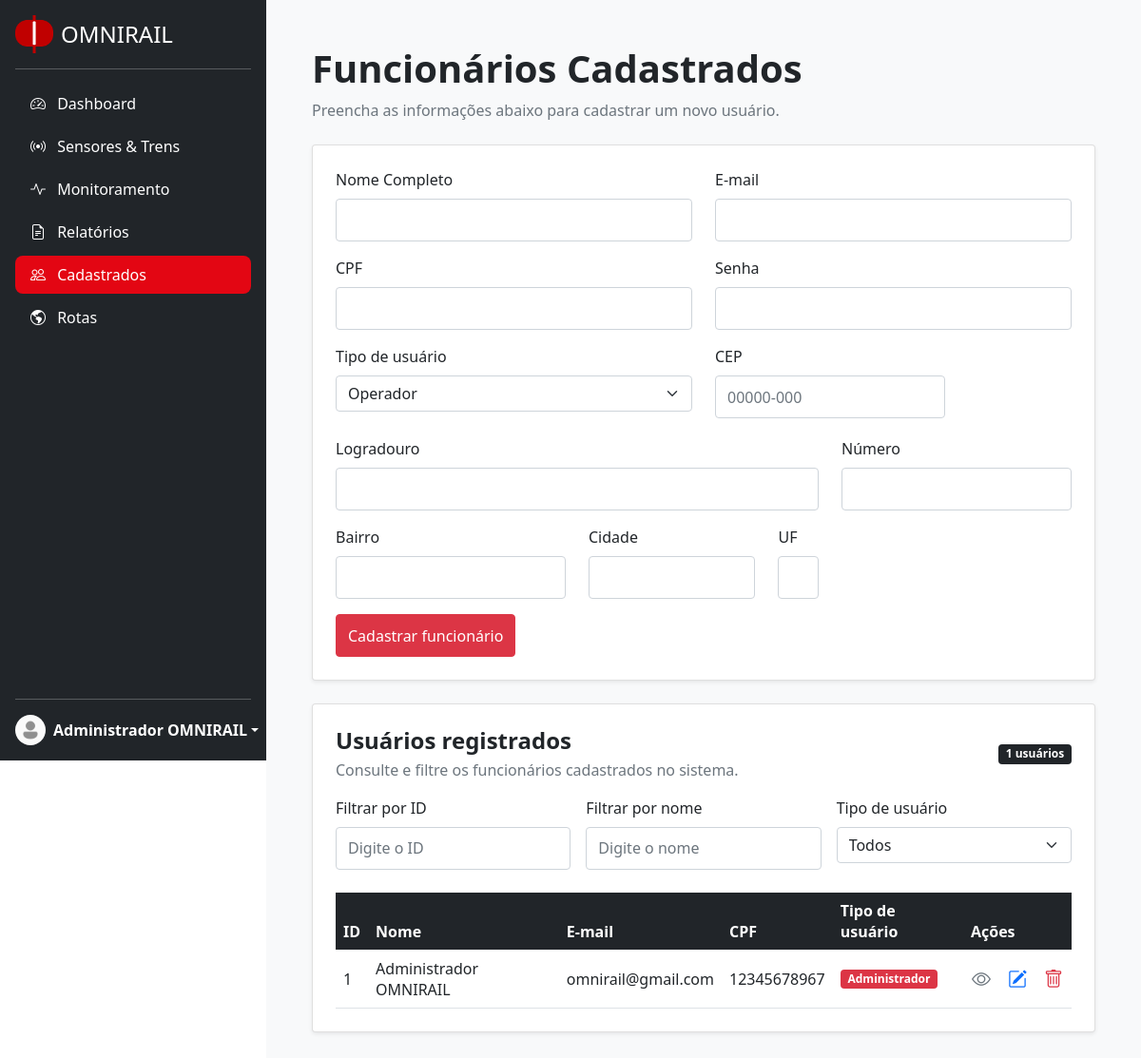
The page /public/cadastro_user.php (signed in) on the database its author committed.
### tables this page shows
CREATE TABLE IF NOT EXISTS funcionario (
    id_funcionario INT NOT NULL AUTO_INCREMENT PRIMARY KEY,
    nome_funcionario VARCHAR(100) NOT NULL,
    cpf_funcionario VARCHAR(11) NOT NULL UNIQUE,
    email_funcionario VARCHAR(150) NOT NULL UNIQUE,
    senha_funcionario VARCHAR(255) NOT NULL,
    tipo_usuario ENUM('ADMINISTRADOR','USUARIO','OPERARIO')
        NOT NULL DEFAULT 'USUARIO'
);

### public/cadastro_user.php (the view, shortened to what this page needs)
<?php
require_once "../infra/conexao.php";
$usuarios = [];
$sqlUsuarios = "SELECT
                    id_funcionario,
                    nome_funcionario,
                    email_funcionario,
                    cpf_funcionario,
                    tipo_usuario
                FROM funcionario
                ORDER BY id_funcionario DESC";
$resultadoUsuarios = $conn->query($sqlUsuarios);
if ($resultadoUsuarios) {
    while ($usuario = $resultadoUsuarios->fetch_assoc()) {
        $usuarios[] = $usuario;
    }
}
?>
<html lang="en">
<head>
    <link rel="stylesheet" href="../assets/styles/style.css">
    <link rel="stylesheet" href="https://cdn.jsdelivr.net/npm/bootstrap-icons@1.11.3/font/bootstrap-icons.min.css">
    <link href="https://cdn.jsdelivr.net/npm/bootstrap@5.0.2/dist/css/bootstrap.min.css" rel="stylesheet">
</head>
<body>
<div id="sidebar" class="d-flex flex-column flex-shrink-0 p-3 text-white bg-dark">
        <a
            href="dashboard.php"
            class="d-flex align-items-center mb-3 mb-md-0 me-md-auto text-white text-decoration-none"
        >
            <img
                src="../assets/images/logo.png"
                alt="Logo"
                width="40"
                height="40"
                class="me-2"
            >
            <span class="fs-4">
                OMNIRAIL
            </span>
        </a>
        <hr>
        <ul class="nav nav-pills flex-column mb-auto">
            <li class="nav-item">
                <a href="dashboard.php" class="nav-link text-white">
                    <i class="bi bi-speedometer2 me-2"></i>
                    Dashboard
                </a>
            </li>
            <li>
                <a href="cadastro_de_sensores_e_trens.php" class="nav-link text-white">
                    <i class="bi bi-broadcast me-2"></i>
                    Sensores & Trens
                </a>
            </li>
            <li>
                <a href="monitoramento.php" class="nav-link text-white">
                    <i class="bi bi-activity me-2"></i>
                    Monitoramento
                </a>
            </li>
            <li>
                <a
                    href="relatorios.php"
                    class="nav-link text-white"
                    aria-current="page"
                >
                    <i class="bi bi-file-earmark-text me-2"></i>
                    Relatórios
                </a>
            </li>
            <li>
                <a href="cadastro_user.php" class="nav-link active">
                    <i class="bi bi-people me-2"></i>
                    Cadastrados
                </a>
            </li>
            <li>
                <a href="rotas.php" class="nav-link text-white">
                    <i class="bi bi-globe-americas me-2"></i>
                    Rotas
                </a>
            </li>
        </ul>
        <hr>
        <div class="dropdown">
            <a
                href="#"
                class="d-flex align-items-center text-white text-decoration-none dropdown-toggle"
                id="dropdownUser1"
                data-bs-toggle="dropdown"
                aria-expanded="false"
            >
                <img
                    src="../assets/images/User.png"
                    alt="Usuário"
                    class="rounded-circle me-2"
                    width="32"
                    height="32"
                >
                <strong>
                <?= htmlspecialchars($_SESSION["nome_funcionario"] ?? "Usuário") ?>
                </strong>
            </a>
        </div>
    </div>
        <div class="flex-grow-1 bg-light p-5"
                style="margin-left: 280px; min-height: 100vh; width: calc(100% - 280px);">
                <h1 class="fw-bold">Funcionários Cadastrados</h1>
                <p class="text-muted">
                    Preencha as informações abaixo para cadastrar um novo usuário.
                </p>
                <div class="card p-4 mt-4 shadow-sm">
            <form method="POST" action="cadastro_user.php">
                <div class="row">
                <div class="col-md-6 mb-3">
                    <label for="nome" class="form-label">
                        Nome Completo
                    </label>
                    <input
                        type="text"
                        class="form-control"
                        id="nome"
                        name="nome"
                        required
                        >
                </div>
                    <div class="col-md-6 mb-3">
                        <label for="email" class="form-label">
                            E-mail
                        </label>
                        <input
                            type="email"
                            class="form-control"
                            id="email"
                            name="email"
                            required
                        >
                    </div>
                    <div class="col-md-6 mb-3">
                        <label for="cpf" class="form-label">
                            CPF
                        </label>
                        <input
                            type="text"
                            class="form-control"
                            id="cpf"
                            name="cpf"
                            maxlength="11"
                            required
                        >
                    </div>
                    <div class="col-md-6 mb-3">
                        <label for="senha" class="form-label">
                            Senha
                        </label>
                        <input
                            type="password"
                            class="form-control"
                            id="senha"
                            name="senha"
                            required
                        >
                    </div>
                    <div class="col-md-6 mb-3">
                        <label for="tipo_usuario" class="form-label">
                            Tipo de usuário
                        </label>
                        <select
                            class="form-select"
                            id="tipo_usuario"
                            name="tipo_usuario"
                            required
                        >
                            <option value="Operador" selected>
                                Operador
                            </option>
                        </select>
                    </div>
                    <div class="col-md-4 mb-3">
                        <label for="cep" class="form-label">CEP</label>
                        <input type="text" class="form-control" id="cep" name="cep" maxlength="9" inputmode="numeric" placeholder="00000-000" required>
                    </div>
                    <div class="col-md-8 mb-3">
                        <label for="logradouro" class="form-label">Logradouro</label>
                        <input type="text" class="form-control" id="logradouro" name="logradouro" maxlength="150" required>
                    </div>
                    <div class="col-md-4 mb-3">
                        <label for="numero" class="form-label">Número</label>
                        <input type="text" class="form-control" id="numero" name="numero" maxlength="20" required>
                    </div>
                    <div class="col-md-4 mb-3">
                        <label for="bairro" class="form-label">Bairro</label>
                        <input type="text" class="form-control" id="bairro" name="bairro" maxlength="100" required>
                    </div>
                    <div class="col-md-3 mb-3">
                        <label for="cidade" class="form-label">Cidade</label>
                        <input type="text" class="form-control" id="cidade" name="cidade" maxlength="100" required>
                    </div>
                    <div class="col-md-1 mb-3">
                        <label for="uf" class="form-label">UF</label>
                        <input type="text" class="form-control" id="uf" name="uf" maxlength="2" required>
                    </div>
                </div>
                <button type="submit" class="btn btn-danger">
                    Cadastrar funcionário
                </button>
            </form>
        </div>
        <div class="card p-4 mt-4 shadow-sm">
            <div class="d-flex justify-content-between align-items-center mb-3">
                <div>
                    <h4 class="fw-bold mb-1">Usuários registrados</h4>
                    <p class="text-muted mb-0">
                        Consulte e filtre os funcionários cadastrados no sistema.
                    </p>
                </div>
                <span class="badge bg-dark">
                    <?= count($usuarios) ?> usuários
                </span>
            </div>
            <div class="row g-3 mb-4">
                <div class="col-md-4">
                    <label for="filtroId" class="form-label">
                        Filtrar por ID
                    </label>
                    <input
                        type="number"
                        id="filtroId"
                        class="form-control"
                        placeholder="Digite o ID">
                </div>
                <div class="col-md-4">
                    <label for="filtroNome" class="form-label">
                        Filtrar por nome
                    </label>
                    <input
                        type="text"
                        id="filtroNome"
                        class="form-control"
                        placeholder="Digite o nome">
                </div>
                <div class="col-md-4">
                    <label for="filtroTipo" class="form-label">
                        Tipo de usuário
                    </label>
                    <select id="filtroTipo" class="form-select">
                        <option value="">Todos</option>
                    </select>
                </div>
            </div>
            <div class="table-responsive">
                <table class="table table-hover align-middle mb-0">
                    <thead class="table-dark">
                        <tr>
                            <th>ID</th>
                            <th>Nome</th>
                            <th>E-mail</th>
                            <th>CPF</th>
                            <th>Tipo de usuário</th>
                            <th>Ações</th>
                        </tr>
                    </thead>
                    <tbody id="tabelaUsuarios">
                        <?php foreach ($usuarios as $usuario): ?>
                            <tr
                                data-id="<?= $usuario["id_funcionario"] ?>"
                                data-nome="<?= htmlspecialchars(strtolower($usuario["nome_funcionario"])) ?>"
                                data-tipo="<?= htmlspecialchars($usuario["tipo_usuario"]) ?>"
                            >
                                <td>
                                    <?= $usuario["id_funcionario"] ?>
                                </td>
                                <td class="fw-semibold">
                                    <?= htmlspecialchars($usuario["nome_funcionario"]) ?>
                                </td>
                                <td>
                                    <?= htmlspecialchars($usuario["email_funcionario"]) ?>
                                </td>
                                <td>
                                    <?= htmlspecialchars($usuario["cpf_funcionario"]) ?>
                                </td>
                                <td>
                                    <?php if (strtoupper(trim($usuario["tipo_usuario"])) === "ADMINISTRADOR"): ?>
                                        <span class="badge bg-danger">Administrador</span>
                                    <?php else: ?>
                                        <span class="badge bg-secondary">Operador</span>
                                    <?php endif; ?>
                                </td>
                                <td>
                                    <div class="d-flex gap-3">
                                        <button
                                            type="button"
                                            class="btn btn-link p-0 text-secondary"
                                            title="Visualizar"
                                            onclick="visualizarUsuario(
                                                '<?= htmlspecialchars($usuario["nome_funcionario"], ENT_QUOTES) ?>',
                                                '<?= htmlspecialchars($usuario["email_funcionario"], ENT_QUOTES) ?>',
                                                '<?= htmlspecialchars($usuario["cpf_funcionario"], ENT_QUOTES) ?>',
                                                '<?= htmlspecialchars($usuario["tipo_usuario"], ENT_QUOTES) ?>'
                                            )"
                                        >
                                            <i class="bi bi-eye fs-5"></i>
                                        </button>
                                        <a
                                            href="editar_funcionario.php?id=<?= $usuario['id_funcionario'] ?>"
                                            class="btn btn-link p-0 text-primary"
                                            title="Editar funcionário"
                                        >
                                            <i class="bi bi-pencil-square fs-5"></i>
                                        </a>
                                        <form method="POST" action="cadastro_user.php" onsubmit="return confirmarExclusao()">
                                            <button
                                                type="submit"
                                                class="btn btn-link p-0 text-danger"
                                                title="Excluir"
                                            >
                                                <i class="bi bi-trash fs-5"></i>
                                            </button>
                                        </form>
                                    </div>
                                </td>
                            </tr>
                        <?php endforeach; ?>
                    </tbody>
                </table>
            </div>
        </div>
    </div>
</body>
</html>

### assets/styles/style.css (style rules this page uses)
.form-control { height: 45px; border-radius: 6px; border: 1px solid #bcbcbc; background-color: #fff; }
.btn-danger { height: 45px; background: #dc3545; border: none; font-weight: bold; font-size: 16px; border-radius: 6px; }
.nav-pills .nav-link.active { background-color: #E30613 !important; color: white !important; }
#sidebar { height:100vh; width: 280px; position:fixed; left:0; top:0; }
* { margin: 0; padding: 0; box-sizing: border-box; }
#sidebar { width: 280px; min-height: 100vh; }
#sidebar .nav-link { margin-bottom: 5px; border-radius: 8px; }
.form-select option:checked { background: linear-gradient(0deg, rgb(255, 95, 106) 0%, rgb(255, 123, 131) 100%); color: #c70505; }

### rows shown on the page
funcionario: id_funcionario "1", nome_funcionario "Administrador OMNIRAIL", email_funcionario "omnirail@gmail.com", cpf_funcionario "12345678967", tipo_usuario "Administrador"

### other values the page prints
$_SESSION["nome_funcionario"] "Administrador OMNIRAIL"
count($usuarios) "1"
